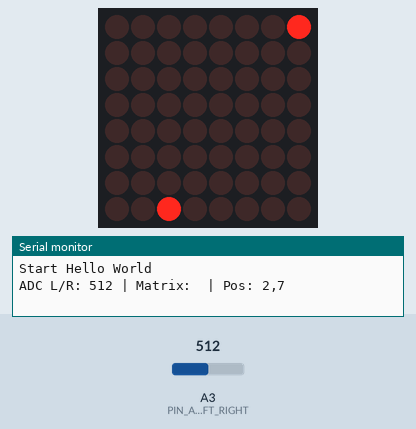
A sketch run on a simulated Arduino Uno, built with avr-gcc and run on an emulated ATmega328P. On the bench: 8×8 LED matrix, the last lines printed to the serial monitor. Inputs (shaded band) come from the test bench; at power-on: A3 (PIN_ADC_TASTEN_LEFT_RIGHT) = 512. Random numbers use the default seed unless the sketch sets one. At 3.1 s the program stops and its outputs stay as they are.

Above: at 0.06 s.
At 0.68 s:
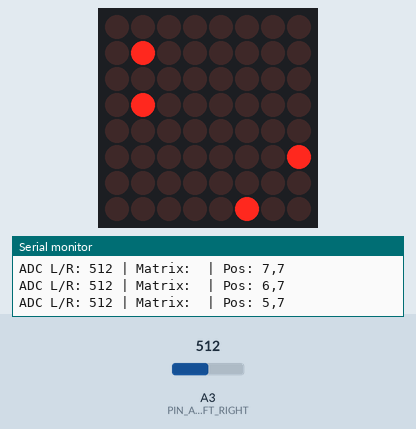
At 1.2 s:
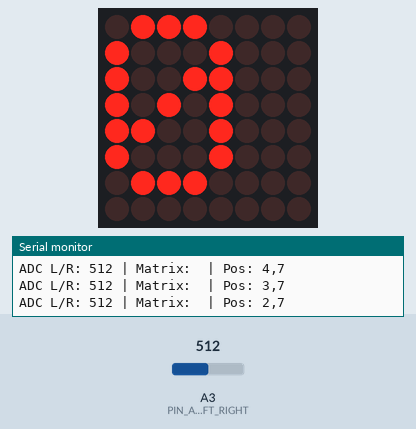

The sketch:

game.ino
```cpp
#include <Arduino.h>
#include <Adafruit_GFX.h>
#include <Adafruit_LEDBackpack.h>
#include <Wire.h>

Adafruit_8x8matrix matrix = Adafruit_8x8matrix();
const int BUTTON_LEFT_PRESSED = 400;
const int BUTTON_RIGHT_PRESSED = 600;
const int IO_BUTTON_UP = 4;
const int IO_BUTTON_DOWN = 7;
const int PIN_ADC_TASTEN_LEFT_RIGHT = A3;
const int AIO_BUTTON_MATRIX = 3;

bool gameActive = false;
unsigned long startTime = 0;

int geschwindigkeit = 120;
int minGeschwindigkeit = 50;
int positionx = 3;
int positiony = 7;
int score = 0;

int a, b, c, d, e, f, g, h;

void setup() {
  score = 0;
  Serial.begin(9600);
  Serial.println("Start Hello World");
  matrix.begin(0x70);
  matrix.setBrightness(0.1);
  pinMode(IO_BUTTON_DOWN, INPUT);
  pinMode(IO_BUTTON_UP, INPUT);
}

void loop() {
  gameActive = true;
  startTime = millis();

  if (!gameActive) {
    unsigned long endTime = millis();
    unsigned long elapsedTime = endTime - startTime;
    String ajay = String(elapsedTime);
    displayTime(elapsedTime, ajay);
  }

  while (gameActive) {
    a = random(0, 8);
    b = random(0, 8);
    c = random(0, 8);
    d = random(0, 8);
    e = random(0, 8);
    f = random(0, 8);
    g = random(0, 8);
    h = random(0, 8);

    for (int z = 0; z <= 21; z++) {
      // ADC-Werte für Links/Rechts-Bewegung kontinuierlich lesen
      int adc_tastenLR = analogRead(PIN_ADC_TASTEN_LEFT_RIGHT);
      int status_left = 0;
      int status_right = 0;

      // Verbesserte Tastenerkennung basierend auf ADC-Werten
      if (adc_tastenLR < 250) {
        status_left = 0;
        status_right = 0;
      } else if (adc_tastenLR < 575) {
        status_left = 1;
        status_right = 0;
      } else if (adc_tastenLR < 725) {
        status_left = 0;
        status_right = 1;
      } else {
        status_left = 1;
        status_right = 1;
      }

      // Spielerbewegung links/rechts
      if (status_left) {
        if (positionx <= 0) {
          positionx = 7;
        } else {
         positionx = positionx - 1;
        }
      }

      if (status_right) {
        if (positionx >= 7) {
          positionx = 0;
        } else {
          positionx = positionx + 1;
        }
      }

      // Matrix löschen und Spieler zeichnen
      matrix.clear();
      matrix.drawPixel(positionx, positiony, 1);

      // Hindernisse zeichnen
      matrix.drawPixel(a, z, 1);
      matrix.drawPixel(b, z - 2, 1);
      matrix.drawPixel(c, z - 4, 1);
      matrix.drawPixel(d, z - 6, 1);
      matrix.drawPixel(e, z - 8, 1);
      matrix.drawPixel(f, z - 10, 1);
      matrix.drawPixel(g, z - 12, 1);
      matrix.drawPixel(h, z - 14, 1);

      matrix.writeDisplay();

      // Kollisionserkennung
      if ((a == positionx && z == positiony) ||
          (b == positionx && z - 2 == positiony) ||
          (c == positionx && z - 4 == positiony) ||
          (d == positionx && z - 6 == positiony) ||
          (e == positionx && z - 8 == positiony) ||
          (f == positionx && z - 10 == positiony) ||
          (g == positionx && z - 12 == positiony) ||
          (h == positionx && z - 14 == positiony)) {

        matrix.clear();
        matrix.print(score);
        matrix.writeDisplay();
        delay(2000);
        gameActive = false;
        exit(0);
        return; // Verwende return statt exit(0)
      }

      Serial.print("ADC L/R: ");
      Serial.print(adc_tastenLR);
      Serial.print(" | Matrix: ");
      Serial.print(" | Pos: ");
      Serial.print(positionx);
      Serial.print(",");
      Serial.println(positiony);

      delay(geschwindigkeit);
    }

    score++; // Score erhöhen nach jeder überstandenen Runde

    // Geschwindigkeit erhöhen
    if (geschwindigkeit > minGeschwindigkeit) {
      geschwindigkeit = geschwindigkeit - 2;
    }
  }
}

void displayTime(unsigned time, String ajay) {
  if (!gameActive) {
    for (int y = 8; y >= -53; y--) {
      matrix.clear();
      matrix.setCursor(y, 0);
      matrix.writeDisplay();
      delay(67);
    }
  }
}
```
